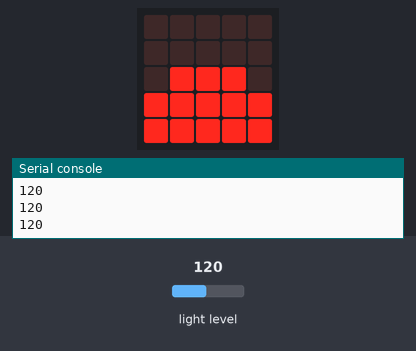
Simulated run of this program. Board: BBC micro:bit (MakeCode). Parts: the board's 5×5 LED display, the last lines printed to the serial console. Inputs (shaded band) come from the test bench; at power-on: light level 120.

Above: at 1.2 s.
1.3 s: light level set to 5
At 2.0 s:
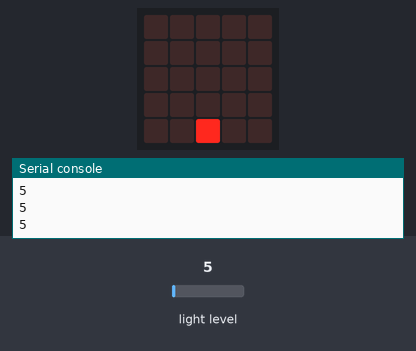
2.8 s: light level set to 64
At 3.8 s:
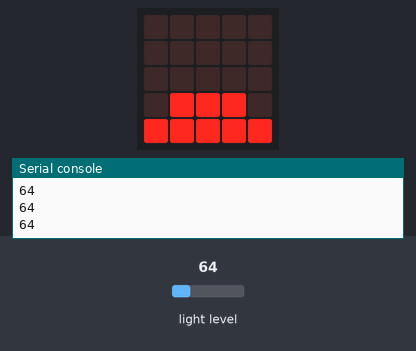
4.3 s: light level set to 128
At 5.0 s:
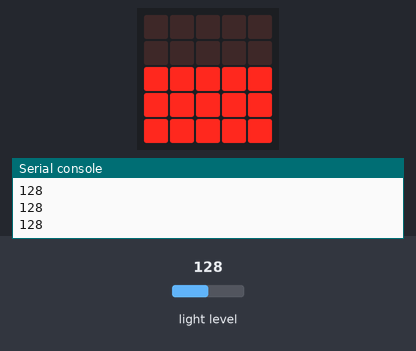
5.8 s: light level set to 191
At 6.3 s:
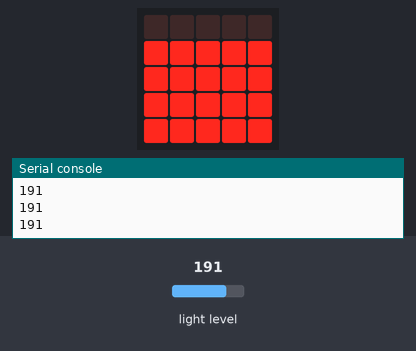
7.3 s: light level set to 250
At 7.6 s:
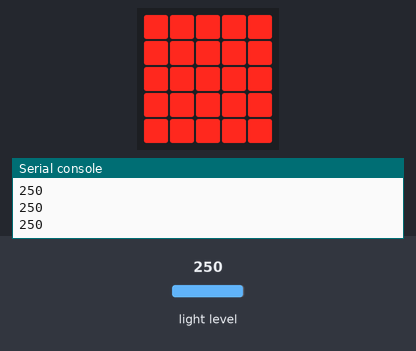
Timing chart, 0 to 9.8 s (numbered marks = the images above; inputs shaded):
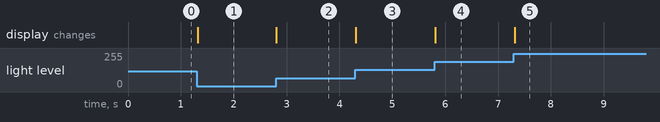

Measured:
- after the input at 1.3 s, the display: changes at once (image 1)
- after the input at 2.8 s, the display: changes at once (image 2)
- after the input at 4.3 s, the display: changes at once (image 3)
- after the input at 5.8 s, the display: changes at once (image 4)
- after the input at 7.3 s, the display: changes at once (image 5)

The program:

main.ts
```typescript
let luz = 0
// Iniciar la ejecución continua de la función on_forever
basic.forever(function () {
    // Obtener el nivel de luz
    luz = input.lightLevel()
    // Mostrar un diagrama de barras en función del nivel de luz
    led.plotBarGraph(
    luz,
    255
    )
})
```

test.ts
```typescript
// aquí va el archivo "tests"; esto no se compilará cuando este paquete se utilice como una extensión.
```
